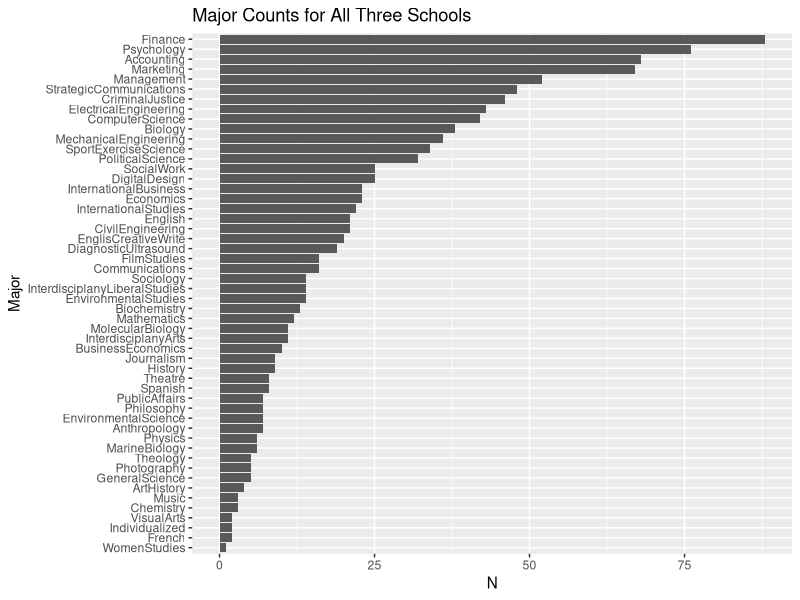
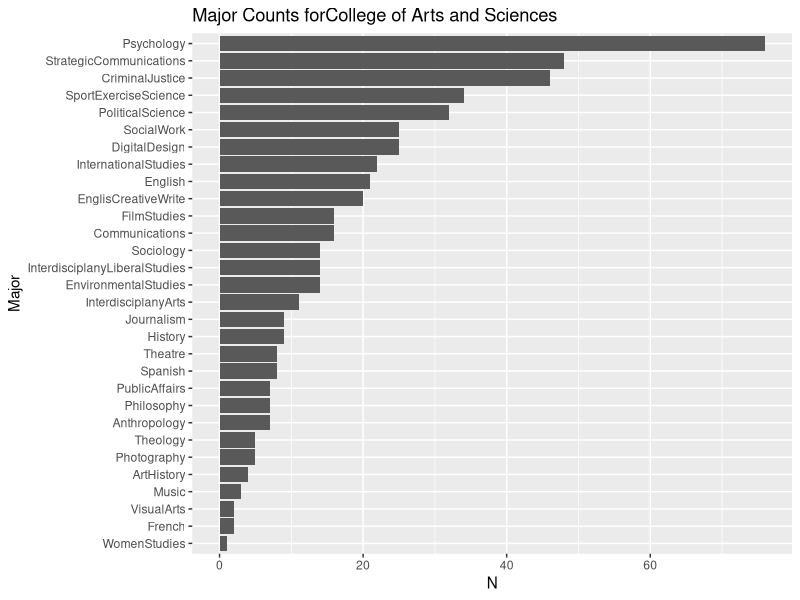
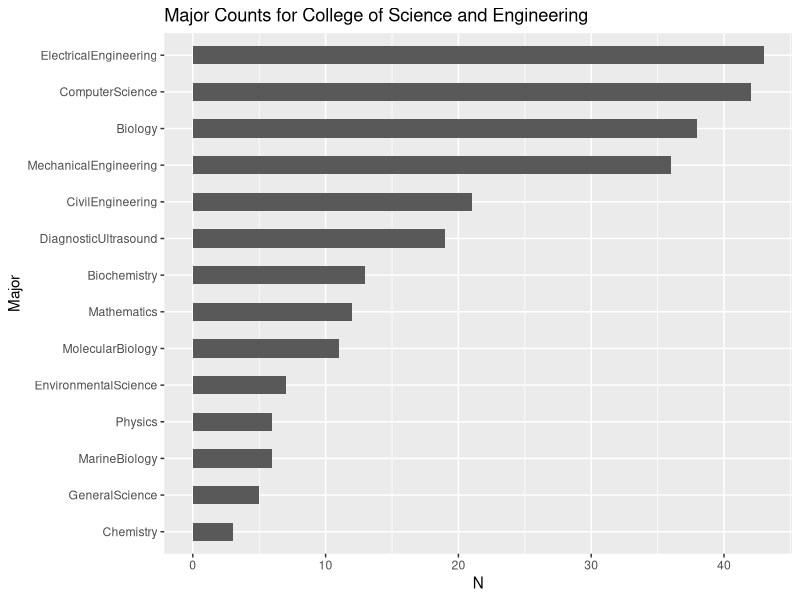
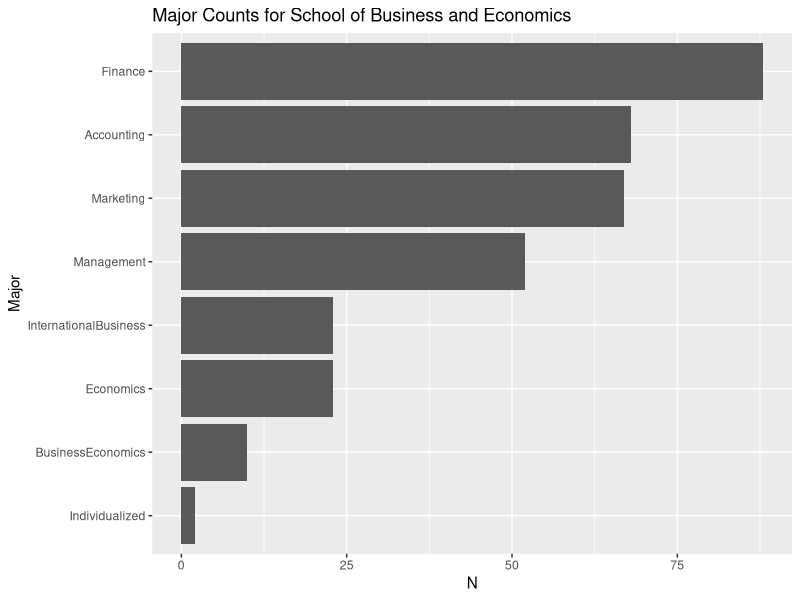

These charts were generated, in order, by the following R code:
## ---- chunk 1
knitr::opts_chunk$set(echo = TRUE)
## ---- chunk 2
d <- readr::read_csv("arts_sci_majors_2017.csv")
d$Major <- reorder(d$Major, d$N)
## ---- chunk 3
suppressPackageStartupMessages(library("dplyr"))
library("ggplot2")
## ---- chunk 4
d %>% ggplot(aes(x=Major, y=N)) +
  geom_bar(stat="identity") +
  coord_flip() +
  ggtitle("Major Counts for All Three Schools")
## ---- chunk 5
d %>%
  filter(School == "ArtsAndSciences") %>%
  ggplot(aes(x=reorder(Major, N), y=N)) +
    geom_bar(stat="identity") +
    xlab("Major") +
    coord_flip() +
    ggtitle("Major Counts forCollege of Arts and Sciences")
## ---- chunk 6
d %>%
  filter(School == "ScienceAndEngineering") %>%
  ggplot(aes(x=reorder(Major, N), y=N)) +
    geom_bar(stat="identity", width=.5) +
    xlab("Major") +
    coord_flip() +
    ggtitle("Major Counts for College of Science and Engineering")
## ---- chunk 7
d %>%
  filter(School == "BusinessAndEconomics") %>%
  ggplot(aes(x=reorder(Major, N), y=N)) +
    geom_bar(stat="identity") +
    xlab("Major") +
    coord_flip() +
    ggtitle("Major Counts for School of Business and Economics")
